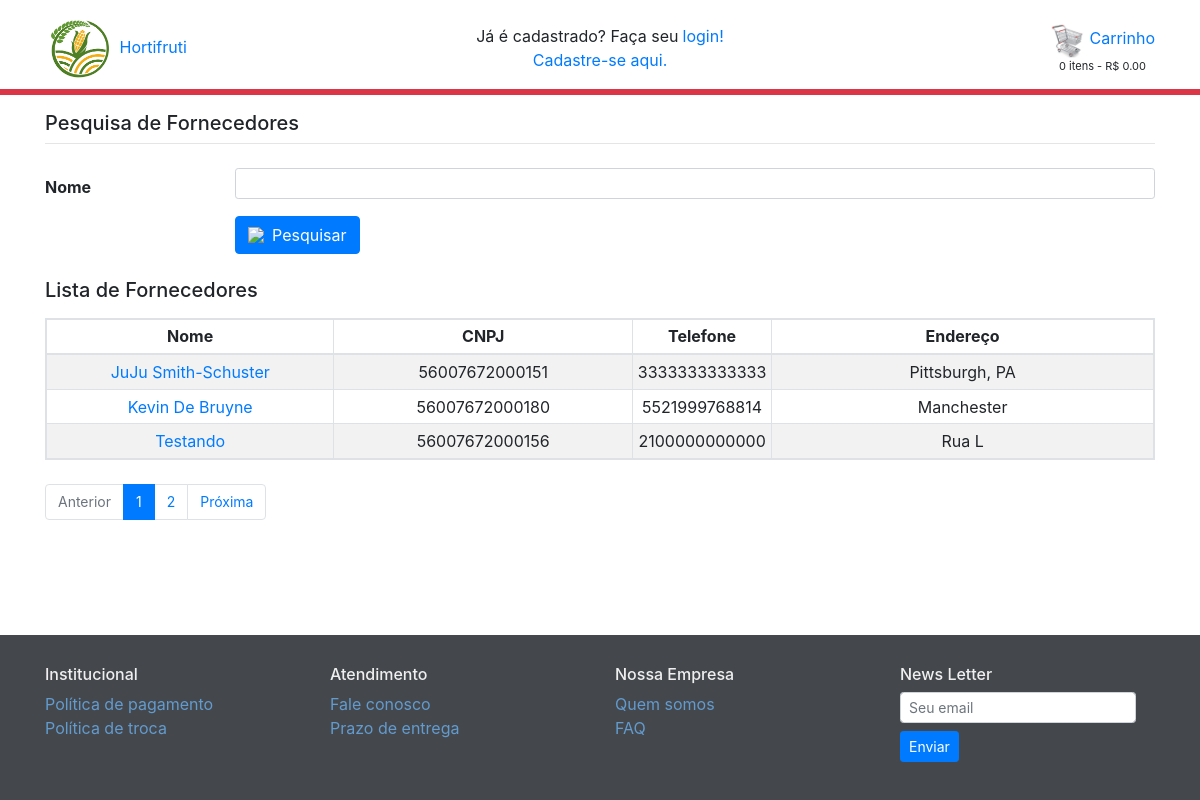
/fornecedor/lista_fornecedor/, run on the app's committed database.
### fornecedor/models.py (models this page shows, shortened)
class Fornecedor(models.Model):
    cnpj = models.CharField(max_length=18, unique=True)
    nome = models.CharField(max_length=100)
    telefone = models.CharField(max_length=13, unique=True)
    endereco = models.CharField(max_length=120, unique=True)
    class Meta:
        db_table='fornecedor'
        verbose_name_plural = 'fornecedores'
    def __str__(self):
        return self.nome

### fornecedor/views.py (the view)
# urls.py: path('lista_fornecedor/', views.lista_fornecedor, name='lista_fornecedor'),
def lista_fornecedor(request):
    form = PesquisaFornecedorForm(request.GET)
    if form.is_valid():
        nome = form.cleaned_data['nome']
        lista_de_fornecedors = Fornecedor.objects\
                                   .filter(nome__icontains=nome)\
                                   .order_by('nome')
        paginator = Paginator(lista_de_fornecedors, 3)
        pagina = request.GET.get('pagina')
        page_obj = paginator.get_page(pagina)
        print("list: ", lista_de_fornecedors)
        print("page_obj: ", page_obj)
        return render(request, 'fornecedor/pesquisa_fornecedor.html', { 'fornecedores': page_obj,
                                                                  'form': form,
                                                                  'nome': nome })
    else:
        raise ValueError('Ocorreu um erro inesperado ao tentar recuperar um fornecedor.')

### fornecedor/forms.py
class PesquisaFornecedorForm(forms.Form):
    nome = forms.CharField(
        widget=forms.TextInput(attrs={'class': 'form-control form-control-sm', 'maxlength': '100'}),
        required=False)

### carrinho/carrinho.py (called while the page is built)
    def get_preco_carrinho(self):
        return sum(Decimal(item['preco_total']) for item in self.carrinho.values())

    def get_quantidade_carrinho(self):
        return sum(item['quantidade'] for item in self.carrinho.values())

### carrinho/context_processors.py (called while the page is built)
def calcula_totais_carrinho(request):
    carrinho = Carrinho(request)
    quantidade = carrinho.get_quantidade_carrinho()
    preco_carrinho = carrinho.get_preco_carrinho()
    return {
        'quantidade': quantidade,
        'preco_carrinho': preco_carrinho
    }

### fornecedor/templates/fornecedor/pesquisa_fornecedor.html (shortened to what this page needs)
{% extends 'base.html' %}
{% load static %}
{% block corpo %}
   <div class='mb-4'>
      <h5>Pesquisa de Fornecedores</h5>
      <hr class='mt-0'>
   </div>
   <form action="" method ='GET' class="mb-4">
      <div class='form-group row' style='margin-bottom: 10px;'>
         <label for='id_nome' class='col-lg-2 col-form-label font-weight-bold'>
            Nome
         </label>
         <div class='col-lg-10'>
            {{ form.nome }}
         </div>
      </div>
      <div class='form-group row'>
         <div class="col-lg-10 offset-lg-2">
            <button type='submit' class='btn btn-primary'>
               <div class="d-flex align-items-center">
                  <img src="{% static 'images/skin/binoculo.png' %}" class="mr-2">Pesquisar
               </div>
            </button>
         </div>
      </div>
   </form>
      {% if fornecedores %}
         <h5 class="mb-3">Lista de Fornecedores</h5>
         <table
                class='table table-striped table-sm table-bordered table-responsive mb-4'>
            <thead>
               <tr>
                  <th class='text-center'>Nome</th>
                  <th class='text-center'>CNPJ</th>
                  <th class='text-center'>Telefone</th>
                  <th class='text-center'>Endereço</th>
               </tr>
            </thead>
            <tbody>
               {% for fornecedor in fornecedores %}
                  <tr>
                     <td style="width:30%;" class="text-center align-middle">
                        <a href = "{% url 'fornecedor:exibe_fornecedor' fornecedor.id %}">
                           {{fornecedor.nome}}
                        </a>
                     </td>
                     <td style="width:30%;" class="text-center align-middle">
                        {{fornecedor.cnpj}}
                     </td>
                     <td class="text-center align-middle">
                        {{ fornecedor.telefone }}
                     </td>
                     <td style="width:80%" class="text-center align-middle">
                        {{ fornecedor.endereco }}
                     </td>
                  </tr>
               {% endfor %}
            </tbody>
         </table>
         <div style='font-size: 14px; margin-bottom: 28px'>
            {% if fornecedores.has_other_pages %}
               <ul class='pagination'>
                  {% if fornecedores.has_previous %}
                     <li class='page-item'><a class='page-link' href='?pagina={{ fornecedores.previous_page_number }}&nome={{nome}}'>Anterior</a></li>
                  {% else %}
                     <li class='page-item disabled'><a class='page-link' href='#' tabindex='-1'>Anterior</a></li>
                  {% endif %}
                  {% for i in fornecedores.paginator.page_range %}
                     {% if fornecedores.number == i %}
                        <li class='page-item active'><a class='page-link' href='#'>{{ i }} </a></li>
                     {% else %}
                        <li class='page-item'><a class='page-link' href='?pagina={{ i }}&nome={{nome}}'>{{ i }}</a></li>
                     {% endif %}
                  {% endfor %}
                  {% if fornecedores.has_next %}
                     <li class='page-item'><a class='page-link' href='?pagina={{ fornecedores.next_page_number }}&nome={{nome}}'>Próxima</a></li>
                  {% else %}
                     <li class='page-item disabled'><a class='page-link' href='#' tabindex='-1'>Próxima</a></li>
                  {% endif %}
               </ul>
            {% endif %}
         </div>
      {% endif %}
{% endblock %}

### static/css/base.css (style rules this page uses)
body { display: flex; min-height: 100vh; flex-direction: column; }
.barra { overflow-y: scroll; }

### data on the page
Fornecedor: nome "JuJu Smith-Schuster", cnpj "56007672000151", telefone "3333333333333", endereco "Pittsburgh, PA"
Fornecedor: nome "Kevin De Bruyne", cnpj "56007672000180", telefone "5521999768814", endereco "Manchester"
Fornecedor: nome "Testando", cnpj "56007672000156", telefone "2100000000000", endereco "Rua L"

### other printed values
{{ quantidade }} "0"
{{ preco_carrinho | floatformat:2 | intcomma }} "0.00"
{{ i }} "1"
{{ i }} "2"
